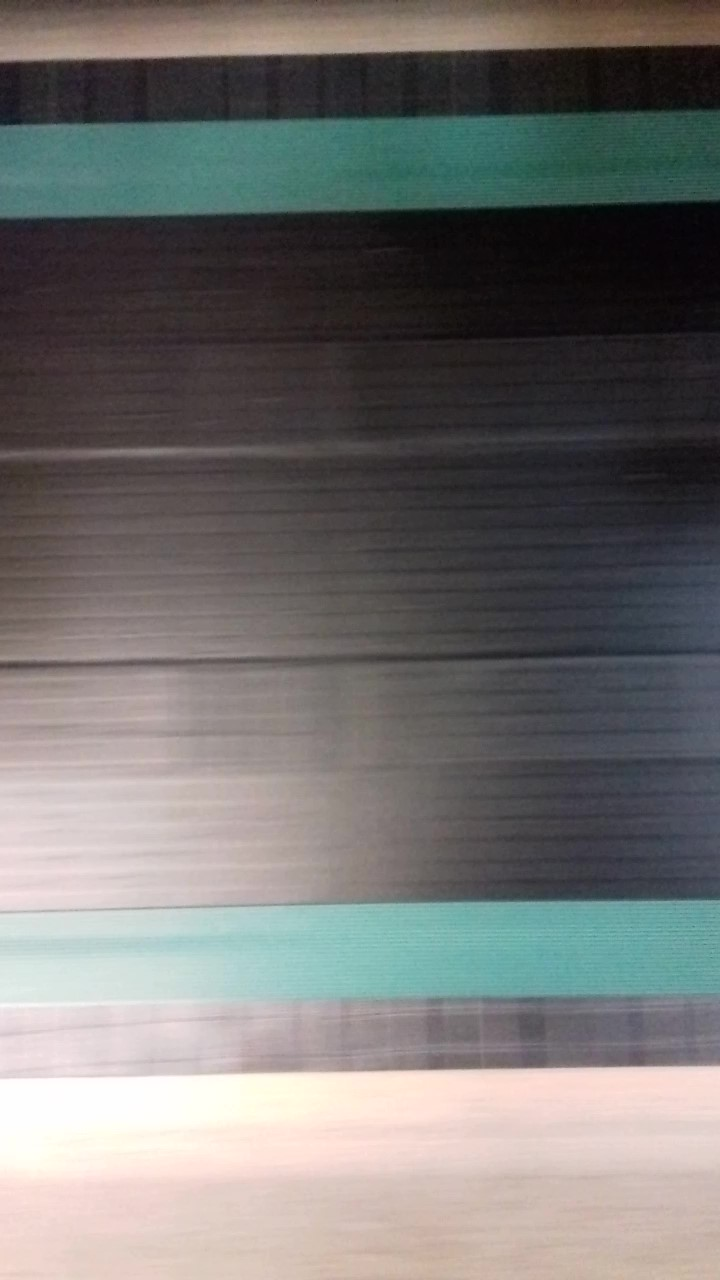
#> input picture images/tasma.jpg, 720 x 1280 px
$ python hough.py
#> lines starting #> are read from the running program, lines starting #| are printed output that depends on the picture; after the words box and inside, x2 and y2 are one past the last pixel; in counts of white or black regions, pixels touching at a corner belong together
import cv2
import numpy as np
from skimage import img_as_float
import matplotlib.pyplot as plt

img = cv2.imread('images/tasma.jpg')
#> img is the input picture: shape (1280, 720, 3); mean B, G, R 112.7, 114.3, 115.5
gray = cv2.cvtColor(img,cv2.COLOR_BGR2GRAY)
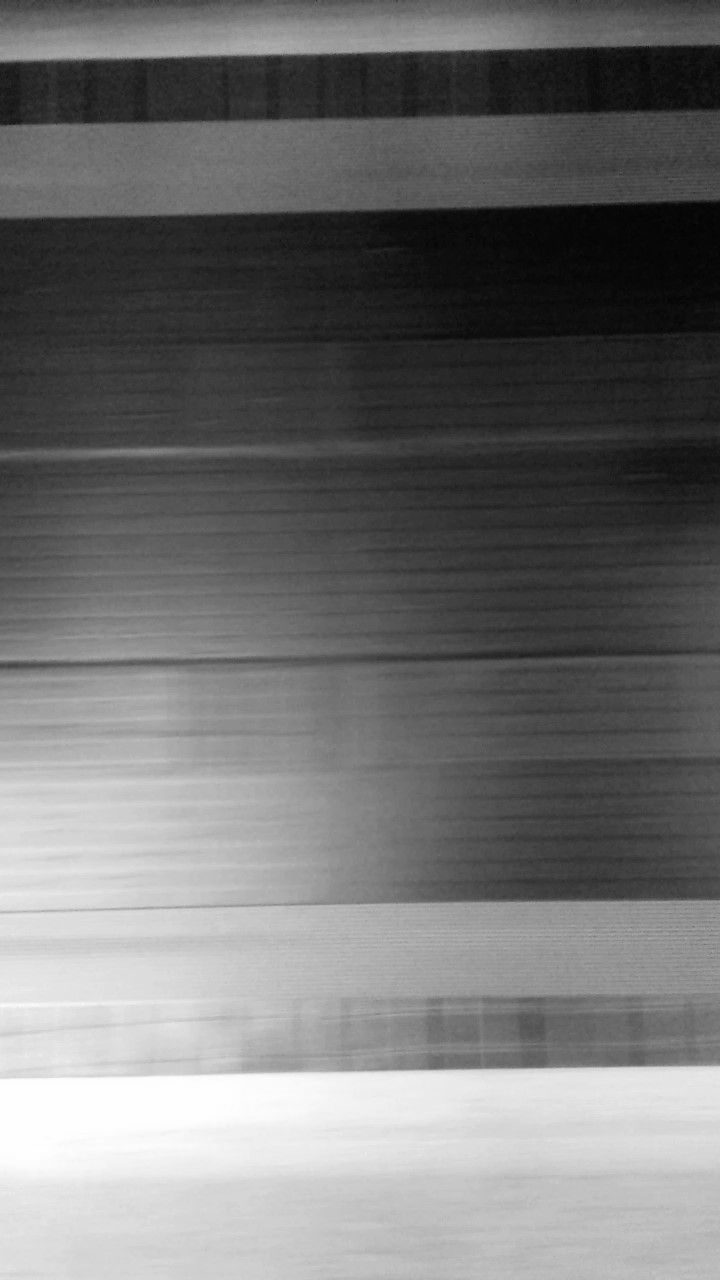
#> gray: shape (1280, 720); min 2, max 254, mean 114.5
edges = cv2.Canny(gray,50,150,apertureSize = 3)
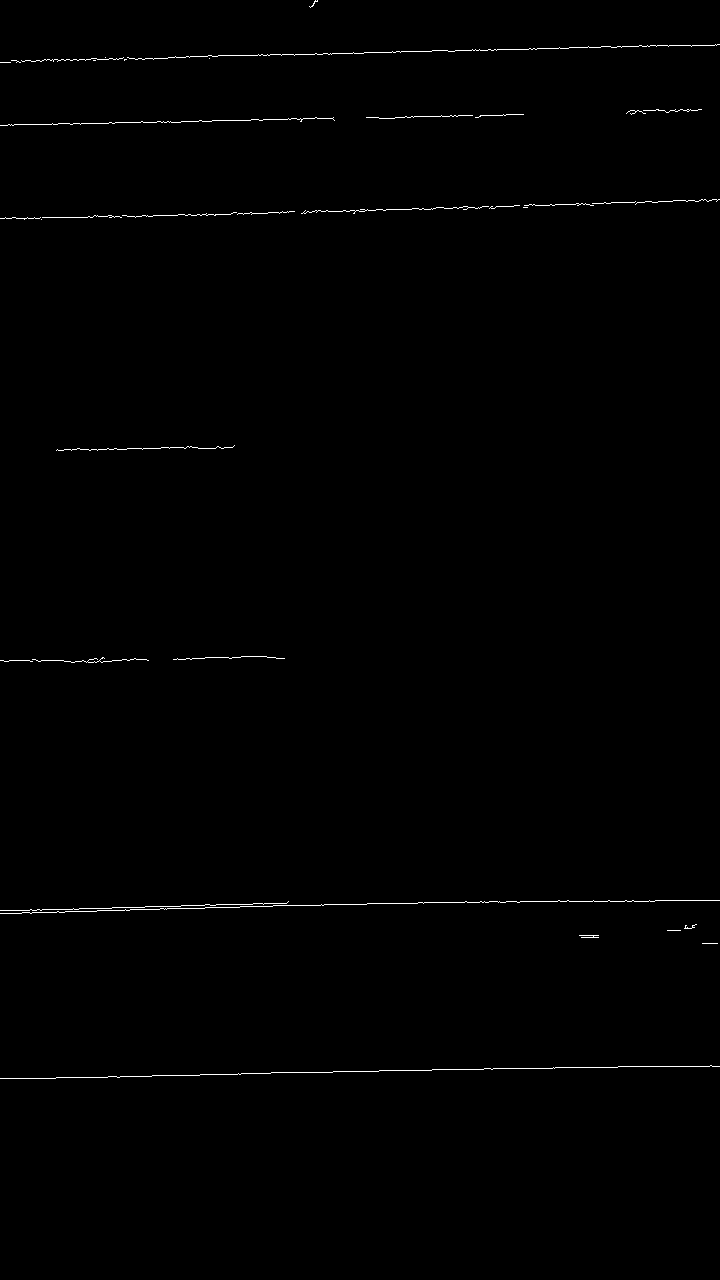
#> edges: shape (1280, 720); 0.47% white in thin lines or dots, all inside (x1, y1, x2, y2) = (0, 0, 720, 1079)

lines = cv2.HoughLines(edges,1,np.pi/180,200)
#> lines = [[1077, 1.55], [910, 1.55], [124, 1.55]]
for rho,theta in lines[0]:
    a = np.cos(theta)
    b = np.sin(theta)
    x0 = a*rho
    y0 = b*rho
    x1 = int(x0 + 1000*(-b))
    y1 = int(y0 + 1000*(a))
    x2 = int(x0 - 1000*(-b))
    y2 = int(y0 - 1000*(a))

    cv2.line(img,(x1,y1),(x2,y2),(0,0,255),2)
#> this loop made 1 pass
#> (rho, theta, a, b, x0, y0, x1, y1) on pass 1: (1077, 1.55, 0.0175, 1, 18.8, 1076.8, -981, 1094)
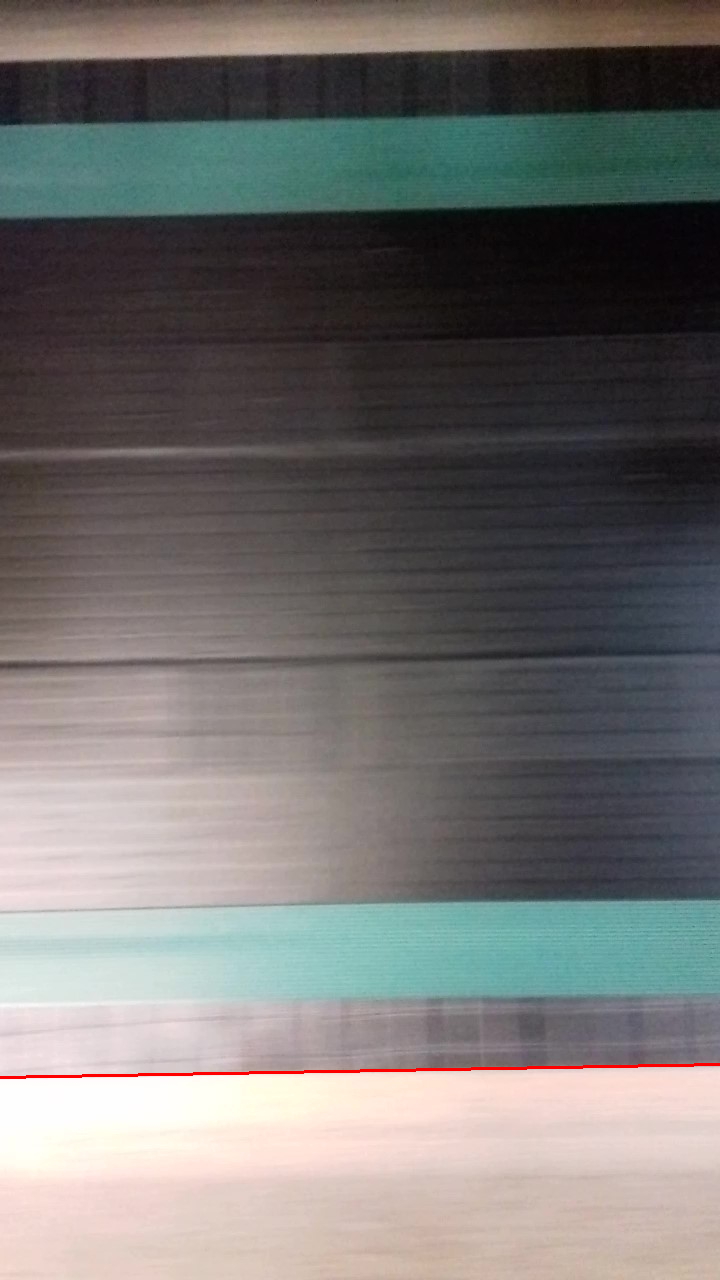
#> img: shape (1280, 720, 3); 0.23% of pixels changed, all inside (x1, y1, x2, y2) = (0, 1063, 720, 1079)


fig, ax = plt.subplots(ncols=1, nrows=1, sharex=True, sharey=True,
                       figsize=(8, 4))

im2 = img_as_float(img)
ax.imshow(im2, cmap=plt.cm.gray)
plt.tight_layout()
plt.show()

$ run again, with images/window.jpg copied over images/tasma.jpg
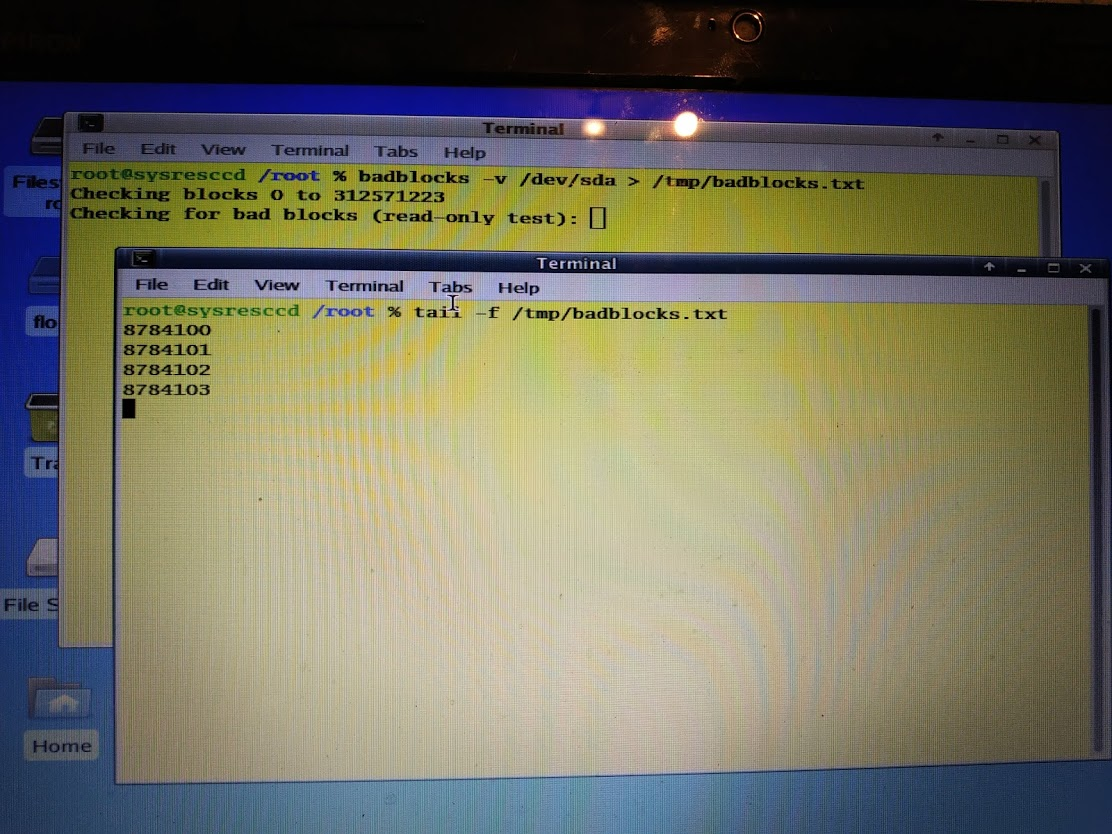
#> input picture images/window.jpg, 1112 x 834 px
#> img is the input picture: shape (834, 1112, 3); mean B, G, R 96.6, 114, 115.4
#> `edges = cv2.Canny(gray,50,150,apertureSize = 3)`:
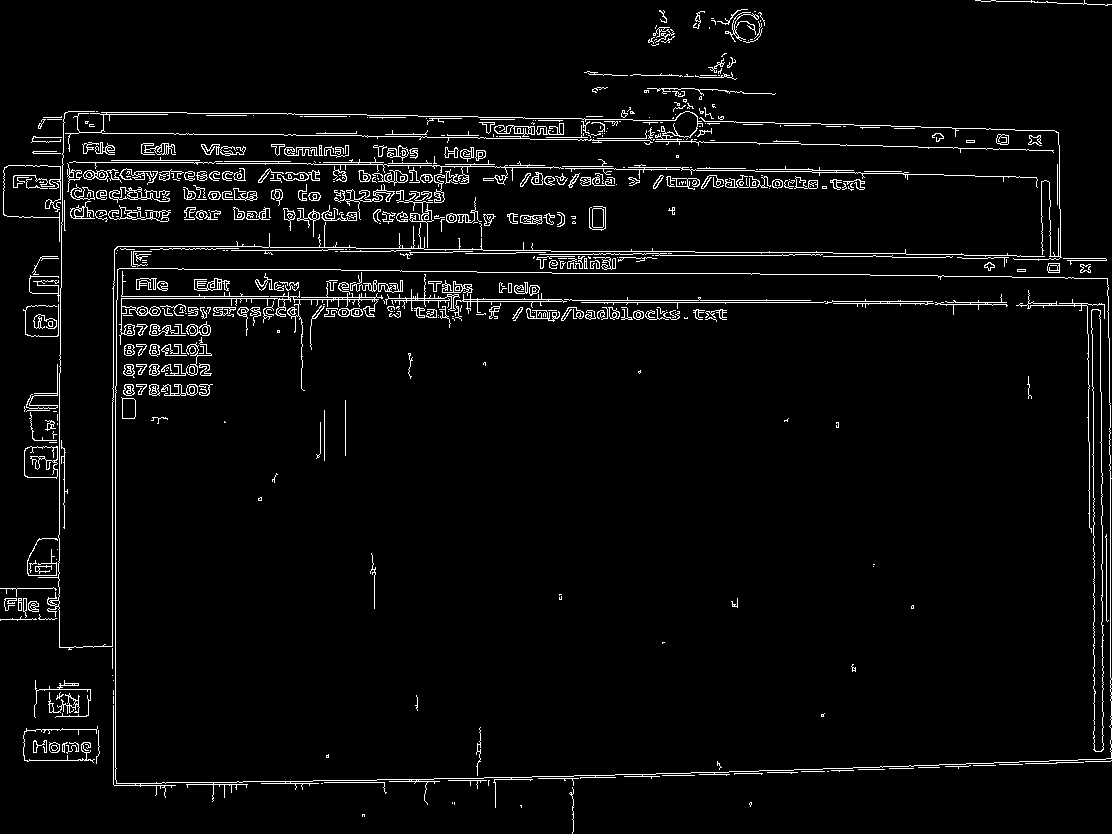
#> edges: shape (834, 1112); 3.9% white in thin lines or dots
#> lines = 62 rows, first 8: [158, 1.59], [241, 1.59], [129, 1.59], [115, 0], [786, 1.55], [797, 1.54], [302, 1.57], [156, 1.59]
#> the loop `for rho,theta in lines[0]:` made 1 pass
#> (rho, theta, a, b, x0, y0, x1, y1) on pass 1: (158, 1.59, -0.0175, 1, -2.76, 158, -1002, 140)
#> after the loop `for rho,theta in lines[0]:`:
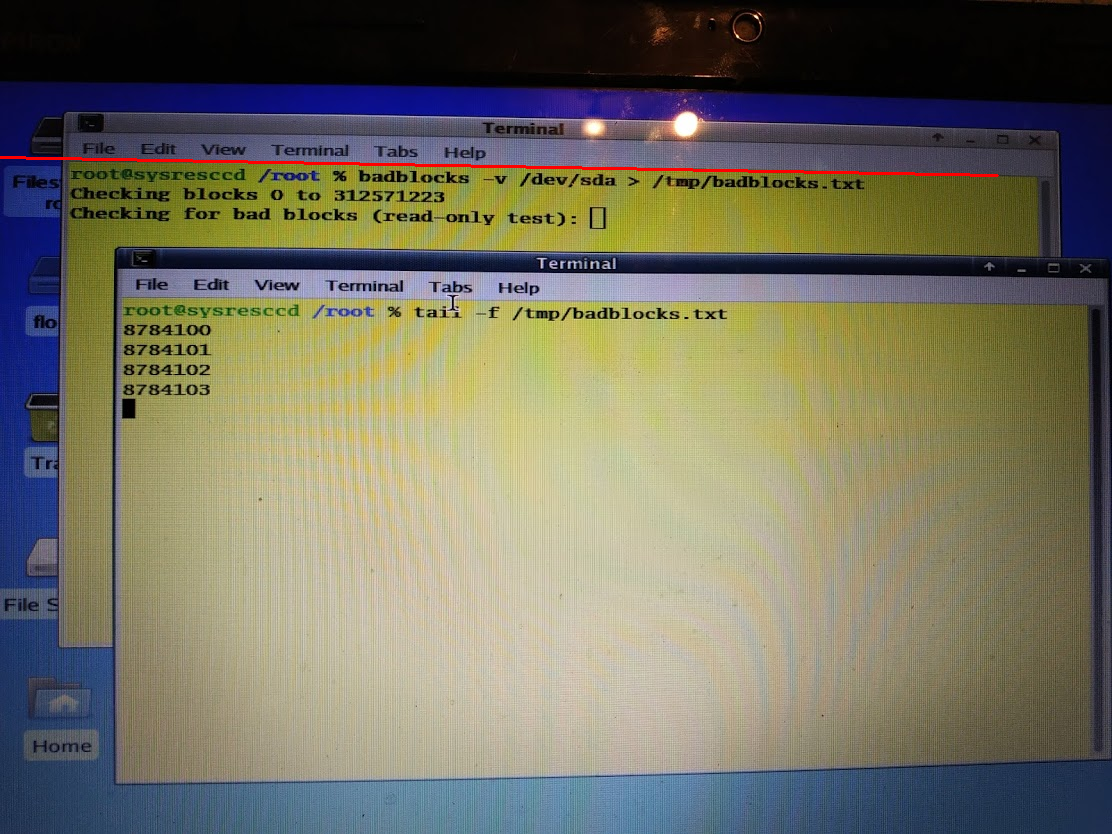
#> img: shape (834, 1112, 3); 0.32% of pixels changed, all inside (x1, y1, x2, y2) = (0, 156, 999, 177)
